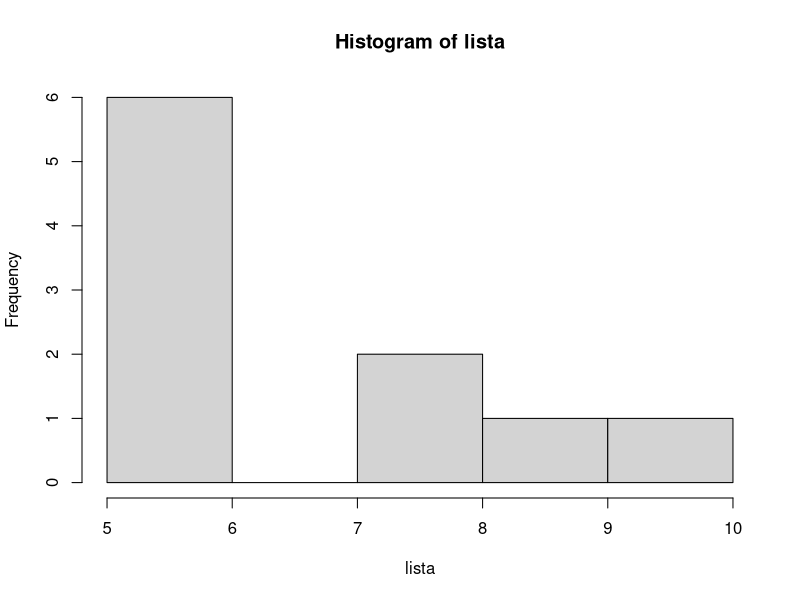

This figure's R source:
## ---- chunk 1
10 - 3
## ---- chunk 2
lista <- c(5, 6, 9, 8, 5, 5, 8, 6, 10, 5)
## ---- chunk 3
mean(lista)
sd(lista)
median(lista)
quantile(lista)
sort(lista)
unique(lista)
## ---- chunk 4
library("plyr")
count(lista)
## ---- chunk 5
lista_s <- sort(lista)
med <- round(length(lista) / 2)
lista_s[med]
## ---- chunk 6
hist(lista)
